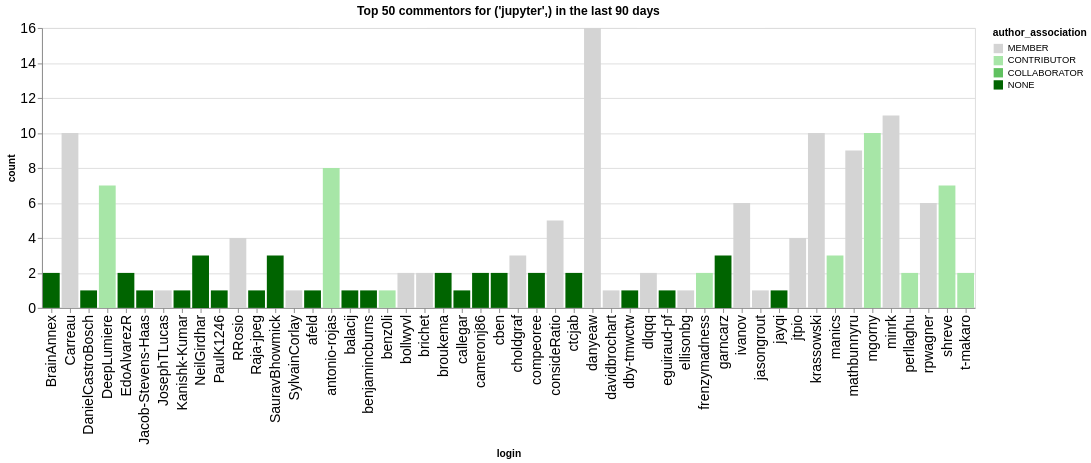

The code cell stored with this chart in its notebook:
### Code cell
n_plot = 50
charts = []
for ii, (iorg, idata) in enumerate(commentors.groupby(['org'])):
    title = f"Top {n_plot} commentors for {iorg} in the last {n_days} days"
    idata = idata.groupby('login', as_index=False).agg({'count': 'sum', 'author_association': 'first'})
    idata = idata.sort_values('count', ascending=False).head(n_plot)
    ch = alt.Chart(data=idata.head(n_plot), title=title).mark_bar().encode(
        x='login',
        y='count',
        color=alt.Color('author_association', scale=alt.Scale(domain=author_types, range=author_colors))
    )
    charts.append(ch)
alt.hconcat(*charts)

### Figure 1 — Vega-Lite specification as saved in the notebook (floating-point values rounded to 4 significant figures)
{"config": {"axisLeft": {"labelFontSize": 15}, "axisBottom": {"labelFontSize": 15}}, "hconcat": [{"mark": {"type": "bar"}, "encoding": {"color": {"field": "author_association", "scale": {"domain": ["MEMBER", "CONTRIBUTOR", "COLLABORATOR", "NONE"], "range": ["rgb(211.82745098039214, 211.82745098039214, 211.82745098039214)", "rgb(166.98562091503268, 229.89803921568628, 166.98562091503268)", "rgb(96.37647058823529, 192.75294117647059, 96.37647058823529)", "rgb(0.0, 100.3921568627451, 0.0)"]}, "type": "nominal"}, "x": {"field": "login", "type": "nominal"}, "y": {"field": "count", "type": "quantitative"}}, "title": "Top 50 commentors for ('jupyter',) in the last 90 days"}], "data": {"name": "data-2b9a3027d1c5a2b3697533be1ae9ba46"}, "$schema": "https://vega.github.io/schema/vega-lite/v5.20.1.json", "datasets": {"data-2b9a3027d1c5a2b3697533be1ae9ba46": [{"login": "danyeaw", "count": 16, "author_association": "MEMBER"}, {"login": "minrk", "count": 11, "author_association": "MEMBER"}, {"login": "Carreau", "count": 10, "author_association": "MEMBER"}, {"login": "krassowski", "count": 10, "author_association": "MEMBER"}, {"login": "mgorny", "count": 10, "author_association": "CONTRIBUTOR"}, {"login": "mathbunnyru", "count": 9, "author_association": "MEMBER"}, {"login": "antonio-rojas", "count": 8, "author_association": "CONTRIBUTOR"}, {"login": "DeepLumiere", "count": 7, "author_association": "CONTRIBUTOR"}, {"login": "shreve", "count": 7, "author_association": "CONTRIBUTOR"}, {"login": "rpwagner", "count": 6, "author_association": "MEMBER"}, {"login": "ivanov", "count": 6, "author_association": "MEMBER"}, {"login": "consideRatio", "count": 5, "author_association": "MEMBER"}, {"login": "jtpio", "count": 4, "author_association": "MEMBER"}, {"login": "RRosio", "count": 4, "author_association": "MEMBER"}, {"login": "manics", "count": 3, "author_association": "CONTRIBUTOR"}, {"login": "garncarz", "count": 3, "author_association": "NONE"}, {"login": "choldgraf", "count": 3, "author_association": "MEMBER"}, {"login": "SauravBhowmick", "count": 3, "author_association": "NONE"}, {"login": "NeilGirdhar", "count": 3, "author_association": "NONE"}, {"login": "brichet", "count": 2, "author_association": "MEMBER"}, {"login": "BrainAnnex", "count": 2, "author_association": "NONE"}, {"login": "dlqqq", "count": 2, "author_association": "MEMBER"}, {"login": "broukema", "count": 2, "author_association": "NONE"}, {"login": "perllaghu", "count": 2, "author_association": "CONTRIBUTOR"}, {"login": "t-makaro", "count": 2, "author_association": "CONTRIBUTOR"}, {"login": "cameronj86", "count": 2, "author_association": "NONE"}, {"login": "frenzymadness", "count": 2, "author_association": "CONTRIBUTOR"}, {"login": "bollwyvl", "count": 2, "author_association": "MEMBER"}, {"login": "EdoAlvarezR", "count": 2, "author_association": "NONE"}, {"login": "compeoree", "count": 2, "author_association": "NONE"}, {"login": "cben", "count": 2, "author_association": "NONE"}, {"login": "ctcjab", "count": 2, "author_association": "NONE"}, {"login": "DanielCastroBosch", "count": 1, "author_association": "NONE"}, {"login": "benz0li", "count": 1, "author_association": "CONTRIBUTOR"}, {"login": "benjamincburns", "count": 1, "author_association": "NONE"}, {"login": "ellisonbg", "count": 1, "author_association": "MEMBER"}, {"login": "eguiraud-pf", "count": 1, "author_association": "NONE"}, {"login": "dby-tmwctw", "count": 1, "author_association": "NONE"}, {"login": "davidbrochart", "count": 1, "author_association": "MEMBER"}, {"login": "callegar", "count": 1, "author_association": "NONE"}, {"login": "balacij", "count": 1, "author_association": "NONE"}, {"login": "JosephTLucas", "count": 1, "author_association": "MEMBER"}, {"login": "Jacob-Stevens-Haas", "count": 1, "author_association": "NONE"}, {"login": "PaulK1246", "count": 1, "author_association": "NONE"}, {"login": "Kanishk-Kumar", "count": 1, "author_association": "NONE"}, {"login": "SylvainCorlay", "count": 1, "author_association": "MEMBER"}, {"login": "Raja-jpeg", "count": 1, "author_association": "NONE"}, {"login": "afeld", "count": 1, "author_association": "NONE"}, {"login": "jasongrout", "count": 1, "author_association": "MEMBER"}, {"login": "jayqi", "count": 1, "author_association": "NONE"}]}}
